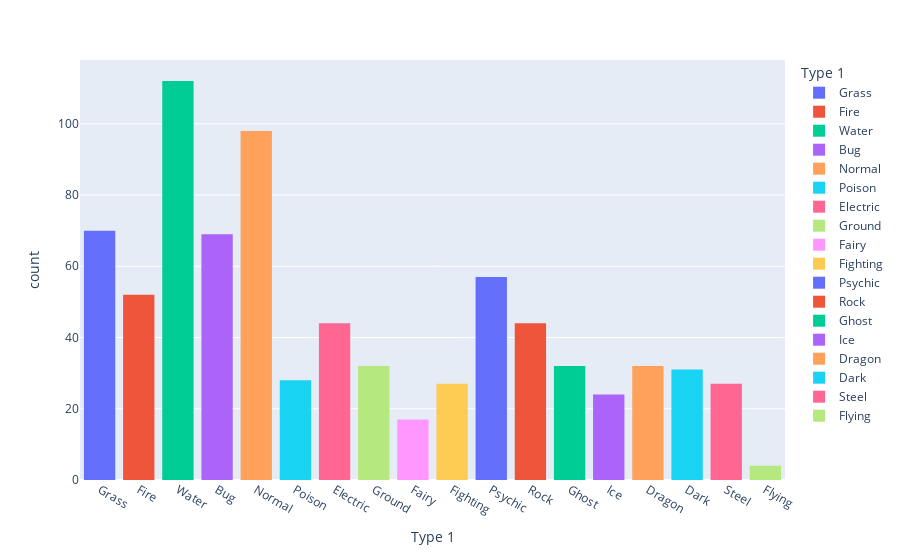

This figure's notebook cell:
### Markdown cell above
Plots by Type:

### Code cell
import plotly.express as px
fig = px.histogram(data, x="Type 1", color='Type 1', nbins=10)
fig.show()

### Figure 1 — Plotly figure (JSON) as saved in the notebook; plotly's stock layout.template omitted (floating-point values rounded to 4 significant figures)
{"data": [{"alignmentgroup": "True", "bingroup": "x", "hovertemplate": "Type 1=%{x}<br>count=%{y}<extra></extra>", "legendgroup": "Grass", "marker": {"color": "#636efa", "pattern": {"shape": ""}}, "name": "Grass", "nbinsx": 10, "offsetgroup": "Grass", "orientation": "v", "showlegend": true, "type": "histogram", "x": ["Grass", "Grass", "Grass", "Grass", "Grass", "Grass", "Grass", "Grass", "Grass", "Grass", "Grass", "Grass", "Grass", "Grass", "Grass", "Grass", "Grass", "Grass", "Grass", "Grass", "Grass", "Grass", "Grass", "Grass", "Grass", "Grass", "Grass", "Grass", "Grass", "Grass", "Grass", "Grass", "Grass", "Grass", "Grass", "Grass", "Grass", "Grass", "Grass", "Grass", "Grass", "Grass", "Grass", "Grass", "Grass", "Grass", "Grass", "Grass", "Grass", "Grass", "Grass", "Grass", "Grass", "Grass", "Grass", "Grass", "Grass", "Grass", "Grass", "Grass", "Grass", "Grass", "Grass", "Grass", "Grass", "Grass", "Grass", "Grass", "Grass", "Grass"], "xaxis": "x", "yaxis": "y"}, {"alignmentgroup": "True", "bingroup": "x", "hovertemplate": "Type 1=%{x}<br>count=%{y}<extra></extra>", "legendgroup": "Fire", "marker": {"color": "#EF553B", "pattern": {"shape": ""}}, "name": "Fire", "nbinsx": 10, "offsetgroup": "Fire", "orientation": "v", "showlegend": true, "type": "histogram", "x": ["Fire", "Fire", "Fire", "Fire", "Fire", "Fire", "Fire", "Fire", "Fire", "Fire", "Fire", "Fire", "Fire", "Fire", "Fire", "Fire", "Fire", "Fire", "Fire", "Fire", "Fire", "Fire", "Fire", "Fire", "Fire", "Fire", "Fire", "Fire", "Fire", "Fire", "Fire", "Fire", "Fire", "Fire", "Fire", "Fire", "Fire", "Fire", "Fire", "Fire", "Fire", "Fire", "Fire", "Fire", "Fire", "Fire", "Fire", "Fire", "Fire", "Fire", "Fire", "Fire"], "xaxis": "x", "yaxis": "y"}, {"alignmentgroup": "True", "bingroup": "x", "hovertemplate": "Type 1=%{x}<br>count=%{y}<extra></extra>", "legendgroup": "Water", "marker": {"color": "#00cc96", "pattern": {"shape": ""}}, "name": "Water", "nbinsx": 10, "offsetgroup": "Water", "orientation": "v", "showlegend": true, "type": "histogram", "x": ["Water", "Water", "Water", "Water", "Water", "Water", "Water", "Water", "Water", "Water", "Water", "Water", "Water", "Water", "Water", "Water", "Water", "Water", "Water", "Water", "Water", "Water", "Water", "Water", "Water", "Water", "Water", "Water", "Water", "Water", "Water", "Water", "Water", "Water", "Water", "Water", "Water", "Water", "Water", "Water", "Water", "Water", "Water", "Water", "Water", "Water", "Water", "Water", "Water", "Water", "Water", "Water", "Water", "Water", "Water", "Water", "Water", "Water", "Water", "Water", "Water", "Water", "Water", "Water", "Water", "Water", "Water", "Water", "Water", "Water", "Water", "Water", "Water", "Water", "Water", "Water", "Water", "Water", "Water", "Water", "Water", "Water", "Water", "Water", "Water", "Water", "Water", "Water", "Water", "Water", "Water", "Water", "Water", "Water", "Water", "Water", "Water", "Water", "Water", "Water", "Water", "Water", "Water", "Water", "Water", "Water", "Water", "Water", "Water", "Water", "Water", "Water"], "xaxis": "x", "yaxis": "y"}, {"alignmentgroup": "True", "bingroup": "x", "hovertemplate": "Type 1=%{x}<br>count=%{y}<extra></extra>", "legendgroup": "Bug", "marker": {"color": "#ab63fa", "pattern": {"shape": ""}}, "name": "Bug", "nbinsx": 10, "offsetgroup": "Bug", "orientation": "v", "showlegend": true, "type": "histogram", "x": ["Bug", "Bug", "Bug", "Bug", "Bug", "Bug", "Bug", "Bug", "Bug", "Bug", "Bug", "Bug", "Bug", "Bug", "Bug", "Bug", "Bug", "Bug", "Bug", "Bug", "Bug", "Bug", "Bug", "Bug", "Bug", "Bug", "Bug", "Bug", "Bug", "Bug", "Bug", "Bug", "Bug", "Bug", "Bug", "Bug", "Bug", "Bug", "Bug", "Bug", "Bug", "Bug", "Bug", "Bug", "Bug", "Bug", "Bug", "Bug", "Bug", "Bug", "Bug", "Bug", "Bug", "Bug", "Bug", "Bug", "Bug", "Bug", "Bug", "Bug", "Bug", "Bug", "Bug", "Bug", "Bug", "Bug", "Bug", "Bug", "Bug"], "xaxis": "x", "yaxis": "y"}, {"alignmentgroup": "True", "bingroup": "x", "hovertemplate": "Type 1=%{x}<br>count=%{y}<extra></extra>", "legendgroup": "Normal", "marker": {"color": "#FFA15A", "pattern": {"shape": ""}}, "name": "Normal", "nbinsx": 10, "offsetgroup": "Normal", "orientation": "v", "showlegend": true, "type": "histogram", "x": ["Normal", "Normal", "Normal", "Normal", "Normal", "Normal", "Normal", "Normal", "Normal", "Normal", "Normal", "Normal", "Normal", "Normal", "Normal", "Normal", "Normal", "Normal", "Normal", "Normal", "Normal", "Normal", "Normal", "Normal", "Normal", "Normal", "Normal", "Normal", "Normal", "Normal", "Normal", "Normal", "Normal", "Normal", "Normal", "Normal", "Normal", "Normal", "Normal", "Normal", "Normal", "Normal", "Normal", "Normal", "Normal", "Normal", "Normal", "Normal", "Normal", "Normal", "Normal", "Normal", "Normal", "Normal", "Normal", "Normal", "Normal", "Normal", "Normal", "Normal", "Normal", "Normal", "Normal", "Normal", "Normal", "Normal", "Normal", "Normal", "Normal", "Normal", "Normal", "Normal", "Normal", "Normal", "Normal", "Normal", "Normal", "Normal", "Normal", "Normal", "Normal", "Normal", "Normal", "Normal", "Normal", "Normal", "Normal", "Normal", "Normal", "Normal", "Normal", "Normal", "Normal", "Normal", "Normal", "Normal", "Normal", "Normal"], "xaxis": "x", "yaxis": "y"}, {"alignmentgroup": "True", "bingroup": "x", "hovertemplate": "Type 1=%{x}<br>count=%{y}<extra></extra>", "legendgroup": "Poison", "marker": {"color": "#19d3f3", "pattern": {"shape": ""}}, "name": "Poison", "nbinsx": 10, "offsetgroup": "Poison", "orientation": "v", "showlegend": true, "type": "histogram", "x": ["Poison", "Poison", "Poison", "Poison", "Poison", "Poison", "Poison", "Poison", "Poison", "Poison", "Poison", "Poison", "Poison", "Poison", "Poison", "Poison", "Poison", "Poison", "Poison", "Poison", "Poison", "Poison", "Poison", "Poison", "Poison", "Poison", "Poison", "Poison"], "xaxis": "x", "yaxis": "y"}, {"alignmentgroup": "True", "bingroup": "x", "hovertemplate": "Type 1=%{x}<br>count=%{y}<extra></extra>", "legendgroup": "Electric", "marker": {"color": "#FF6692", "pattern": {"shape": ""}}, "name": "Electric", "nbinsx": 10, "offsetgroup": "Electric", "orientation": "v", "showlegend": true, "type": "histogram", "x": ["Electric", "Electric", "Electric", "Electric", "Electric", "Electric", "Electric", "Electric", "Electric", "Electric", "Electric", "Electric", "Electric", "Electric", "Electric", "Electric", "Electric", "Electric", "Electric", "Electric", "Electric", "Electric", "Electric", "Electric", "Electric", "Electric", "Electric", "Electric", "Electric", "Electric", "Electric", "Electric", "Electric", "Electric", "Electric", "Electric", "Electric", "Electric", "Electric", "Electric", "Electric", "Electric", "Electric", "Electric"], "xaxis": "x", "yaxis": "y"}, {"alignmentgroup": "True", "bingroup": "x", "hovertemplate": "Type 1=%{x}<br>count=%{y}<extra></extra>", "legendgroup": "Ground", "marker": {"color": "#B6E880", "pattern": {"shape": ""}}, "name": "Ground", "nbinsx": 10, "offsetgroup": "Ground", "orientation": "v", "showlegend": true, "type": "histogram", "x": ["Ground", "Ground", "Ground", "Ground", "Ground", "Ground", "Ground", "Ground", "Ground", "Ground", "Ground", "Ground", "Ground", "Ground", "Ground", "Ground", "Ground", "Ground", "Ground", "Ground", "Ground", "Ground", "Ground", "Ground", "Ground", "Ground", "Ground", "Ground", "Ground", "Ground", "Ground", "Ground"], "xaxis": "x", "yaxis": "y"}, {"alignmentgroup": "True", "bingroup": "x", "hovertemplate": "Type 1=%{x}<br>count=%{y}<extra></extra>", "legendgroup": "Fairy", "marker": {"color": "#FF97FF", "pattern": {"shape": ""}}, "name": "Fairy", "nbinsx": 10, "offsetgroup": "Fairy", "orientation": "v", "showlegend": true, "type": "histogram", "x": ["Fairy", "Fairy", "Fairy", "Fairy", "Fairy", "Fairy", "Fairy", "Fairy", "Fairy", "Fairy", "Fairy", "Fairy", "Fairy", "Fairy", "Fairy", "Fairy", "Fairy"], "xaxis": "x", "yaxis": "y"}, {"alignmentgroup": "True", "bingroup": "x", "hovertemplate": "Type 1=%{x}<br>count=%{y}<extra></extra>", "legendgroup": "Fighting", "marker": {"color": "#FECB52", "pattern": {"shape": ""}}, "name": "Fighting", "nbinsx": 10, "offsetgroup": "Fighting", "orientation": "v", "showlegend": true, "type": "histogram", "x": ["Fighting", "Fighting", "Fighting", "Fighting", "Fighting", "Fighting", "Fighting", "Fighting", "Fighting", "Fighting", "Fighting", "Fighting", "Fighting", "Fighting", "Fighting", "Fighting", "Fighting", "Fighting", "Fighting", "Fighting", "Fighting", "Fighting", "Fighting", "Fighting", "Fighting", "Fighting", "Fighting"], "xaxis": "x", "yaxis": "y"}, {"alignmentgroup": "True", "bingroup": "x", "hovertemplate": "Type 1=%{x}<br>count=%{y}<extra></extra>", "legendgroup": "Psychic", "marker": {"color": "#636efa", "pattern": {"shape": ""}}, "name": "Psychic", "nbinsx": 10, "offsetgroup": "Psychic", "orientation": "v", "showlegend": true, "type": "histogram", "x": ["Psychic", "Psychic", "Psychic", "Psychic", "Psychic", "Psychic", "Psychic", "Psychic", "Psychic", "Psychic", "Psychic", "Psychic", "Psychic", "Psychic", "Psychic", "Psychic", "Psychic", "Psychic", "Psychic", "Psychic", "Psychic", "Psychic", "Psychic", "Psychic", "Psychic", "Psychic", "Psychic", "Psychic", "Psychic", "Psychic", "Psychic", "Psychic", "Psychic", "Psychic", "Psychic", "Psychic", "Psychic", "Psychic", "Psychic", "Psychic", "Psychic", "Psychic", "Psychic", "Psychic", "Psychic", "Psychic", "Psychic", "Psychic", "Psychic", "Psychic", "Psychic", "Psychic", "Psychic", "Psychic", "Psychic", "Psychic", "Psychic"], "xaxis": "x", "yaxis": "y"}, {"alignmentgroup": "True", "bingroup": "x", "hovertemplate": "Type 1=%{x}<br>count=%{y}<extra></extra>", "legendgroup": "Rock", "marker": {"color": "#EF553B", "pattern": {"shape": ""}}, "name": "Rock", "nbinsx": 10, "offsetgroup": "Rock", "orientation": "v", "showlegend": true, "type": "histogram", "x": ["Rock", "Rock", "Rock", "Rock", "Rock", "Rock", "Rock", "Rock", "Rock", "Rock", "Rock", "Rock", "Rock", "Rock", "Rock", "Rock", "Rock", "Rock", "Rock", "Rock", "Rock", "Rock", "Rock", "Rock", "Rock", "Rock", "Rock", "Rock", "Rock", "Rock", "Rock", "Rock", "Rock", "Rock", "Rock", "Rock", "Rock", "Rock", "Rock", "Rock", "Rock", "Rock", "Rock", "Rock"], "xaxis": "x", "yaxis": "y"}, {"alignmentgroup": "True", "bingroup": "x", "hovertemplate": "Type 1=%{x}<br>count=%{y}<extra></extra>", "legendgroup": "Ghost", "marker": {"color": "#00cc96", "pattern": {"shape": ""}}, "name": "Ghost", "nbinsx": 10, "offsetgroup": "Ghost", "orientation": "v", "showlegend": true, "type": "histogram", "x": ["Ghost", "Ghost", "Ghost", "Ghost", "Ghost", "Ghost", "Ghost", "Ghost", "Ghost", "Ghost", "Ghost", "Ghost", "Ghost", "Ghost", "Ghost", "Ghost", "Ghost", "Ghost", "Ghost", "Ghost", "Ghost", "Ghost", "Ghost", "Ghost", "Ghost", "Ghost", "Ghost", "Ghost", "Ghost", "Ghost", "Ghost", "Ghost"], "xaxis": "x", "yaxis": "y"}, {"alignmentgroup": "True", "bingroup": "x", "hovertemplate": "Type 1=%{x}<br>count=%{y}<extra></extra>", "legendgroup": "Ice", "marker": {"color": "#ab63fa", "pattern": {"shape": ""}}, "name": "Ice", "nbinsx": 10, "offsetgroup": "Ice", "orientation": "v", "showlegend": true, "type": "histogram", "x": ["Ice", "Ice", "Ice", "Ice", "Ice", "Ice", "Ice", "Ice", "Ice", "Ice", "Ice", "Ice", "Ice", "Ice", "Ice", "Ice", "Ice", "Ice", "Ice", "Ice", "Ice", "Ice", "Ice", "Ice"], "xaxis": "x", "yaxis": "y"}, {"alignmentgroup": "True", "bingroup": "x", "hovertemplate": "Type 1=%{x}<br>count=%{y}<extra></extra>", "legendgroup": "Dragon", "marker": {"color": "#FFA15A", "pattern": {"shape": ""}}, "name": "Dragon", "nbinsx": 10, "offsetgroup": "Dragon", "orientation": "v", "showlegend": true, "type": "histogram", "x": ["Dragon", "Dragon", "Dragon", "Dragon", "Dragon", "Dragon", "Dragon", "Dragon", "Dragon", "Dragon", "Dragon", "Dragon", "Dragon", "Dragon", "Dragon", "Dragon", "Dragon", "Dragon", "Dragon", "Dragon", "Dragon", "Dragon", "Dragon", "Dragon", "Dragon", "Dragon", "Dragon", "Dragon", "Dragon", "Dragon", "Dragon", "Dragon"], "xaxis": "x", "yaxis": "y"}, {"alignmentgroup": "True", "bingroup": "x", "hovertemplate": "Type 1=%{x}<br>count=%{y}<extra></extra>", "legendgroup": "Dark", "marker": {"color": "#19d3f3", "pattern": {"shape": ""}}, "name": "Dark", "nbinsx": 10, "offsetgroup": "Dark", "orientation": "v", "showlegend": true, "type": "histogram", "x": ["Dark", "Dark", "Dark", "Dark", "Dark", "Dark", "Dark", "Dark", "Dark", "Dark", "Dark", "Dark", "Dark", "Dark", "Dark", "Dark", "Dark", "Dark", "Dark", "Dark", "Dark", "Dark", "Dark", "Dark", "Dark", "Dark", "Dark", "Dark", "Dark", "Dark", "Dark"], "xaxis": "x", "yaxis": "y"}, {"alignmentgroup": "True", "bingroup": "x", "hovertemplate": "Type 1=%{x}<br>count=%{y}<extra></extra>", "legendgroup": "Steel", "marker": {"color": "#FF6692", "pattern": {"shape": ""}}, "name": "Steel", "nbinsx": 10, "offsetgroup": "Steel", "orientation": "v", "showlegend": true, "type": "histogram", "x": ["Steel", "Steel", "Steel", "Steel", "Steel", "Steel", "Steel", "Steel", "Steel", "Steel", "Steel", "Steel", "Steel", "Steel", "Steel", "Steel", "Steel", "Steel", "Steel", "Steel", "Steel", "Steel", "Steel", "Steel", "Steel", "Steel", "Steel"], "xaxis": "x", "yaxis": "y"}, {"alignmentgroup": "True", "bingroup": "x", "hovertemplate": "Type 1=%{x}<br>count=%{y}<extra></extra>", "legendgroup": "Flying", "marker": {"color": "#B6E880", "pattern": {"shape": ""}}, "name": "Flying", "nbinsx": 10, "offsetgroup": "Flying", "orientation": "v", "showlegend": true, "type": "histogram", "x": ["Flying", "Flying", "Flying", "Flying"], "xaxis": "x", "yaxis": "y"}], "layout": {"barmode": "relative", "legend": {"title": {"text": "Type 1"}, "tracegroupgap": 0}, "margin": {"t": 60}, "xaxis": {"anchor": "y", "categoryarray": ["Grass", "Fire", "Water", "Bug", "Normal", "Poison", "Electric", "Ground", "Fairy", "Fighting", "Psychic", "Rock", "Ghost", "Ice", "Dragon", "Dark", "Steel", "Flying"], "categoryorder": "array", "domain": [0, 1], "title": {"text": "Type 1"}}, "yaxis": {"anchor": "x", "domain": [0, 1], "title": {"text": "count"}}}}
